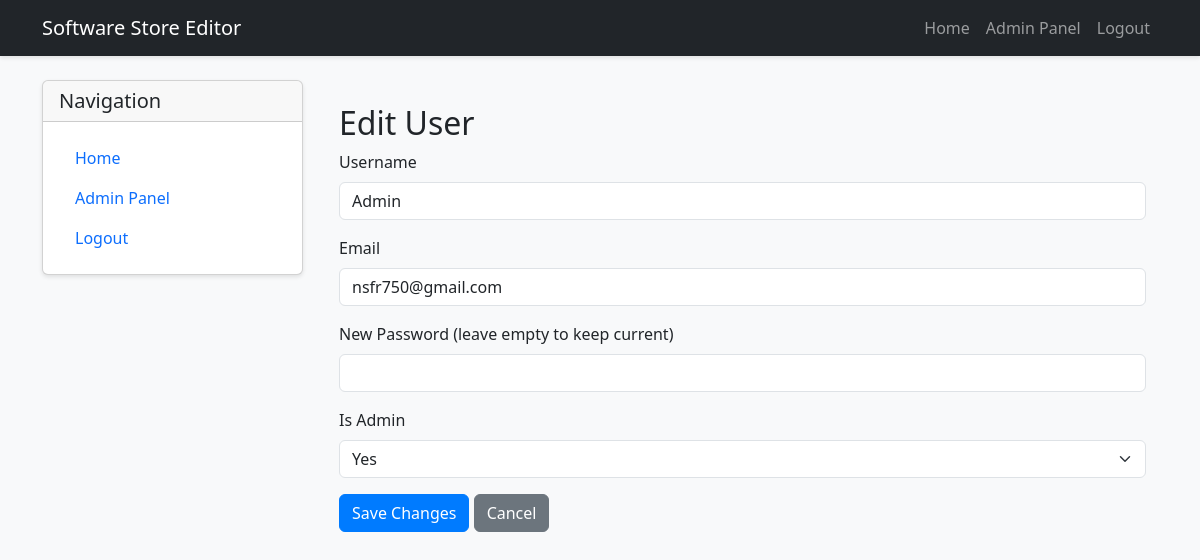
Screenshot of /user/1/edit (signed in) with the database file from the repository.
### software_store_app/models.py (models this page shows)
class User(UserMixin, db.Model):
    id = db.Column(db.Integer, primary_key=True)
    username = db.Column(db.String(80), unique=True, nullable=False)
    email = db.Column(db.String(120), unique=True, nullable=False)
    password_hash = db.Column(db.String(128))
    is_admin = db.Column(db.Boolean, default=False)
    purchases = db.relationship('Purchase', backref='user', lazy=True)

### software_store_app/editor.py (the view, shortened to what this page needs)
@app.route('/user/<int:user_id>/edit', methods=['GET', 'POST'])
@login_required
def edit_user(user_id):
    user = User.query.get_or_404(user_id)
    return render_template('editor/edit_user.html', user=user)

### software_store_app/editor.py (called while the page is built)
@login_manager.user_loader
def load_user(user_id):
    return LocalUser.query.get(int(user_id))

### software_store_app/templates/editor/edit_user.html (shortened to what this page needs)
{% extends "editor/base.html" %}
{% block editor_content %}
<div class="container mt-4">
    <h2>Edit User</h2>
    <form method="POST">
        <div class="mb-3">
            <label for="username" class="form-label">Username</label>
            <input type="text" class="form-control" id="username" name="username" value="{{ user.username }}" required>
        </div>
        <div class="mb-3">
            <label for="email" class="form-label">Email</label>
            <input type="email" class="form-control" id="email" name="email" value="{{ user.email }}" required>
        </div>
        <div class="mb-3">
            <label for="password" class="form-label">New Password (leave empty to keep current)</label>
            <input type="password" class="form-control" id="password" name="password">
        </div>
        <div class="mb-3">
            <label for="is_admin" class="form-label">Is Admin</label>
            <select class="form-select" id="is_admin" name="is_admin">
                <option value="true" {% if user.is_admin %}selected{% endif %}>Yes</option>
            </select>
        </div>
        <button type="submit" class="btn btn-primary">Save Changes</button>
        <a href="{{ url_for('editor') }}" class="btn btn-secondary">Cancel</a>
    </form>
</div>
{% endblock %}

### software_store_app/static/style.css (style rules this page uses)
body { background-color: #f8f9fa; }
.btn-primary { background-color: #007bff; border-color: #007bff; }

### rows the page displays
User: username "Admin", email "nsfr750@gmail.com", is_admin "Yes"
